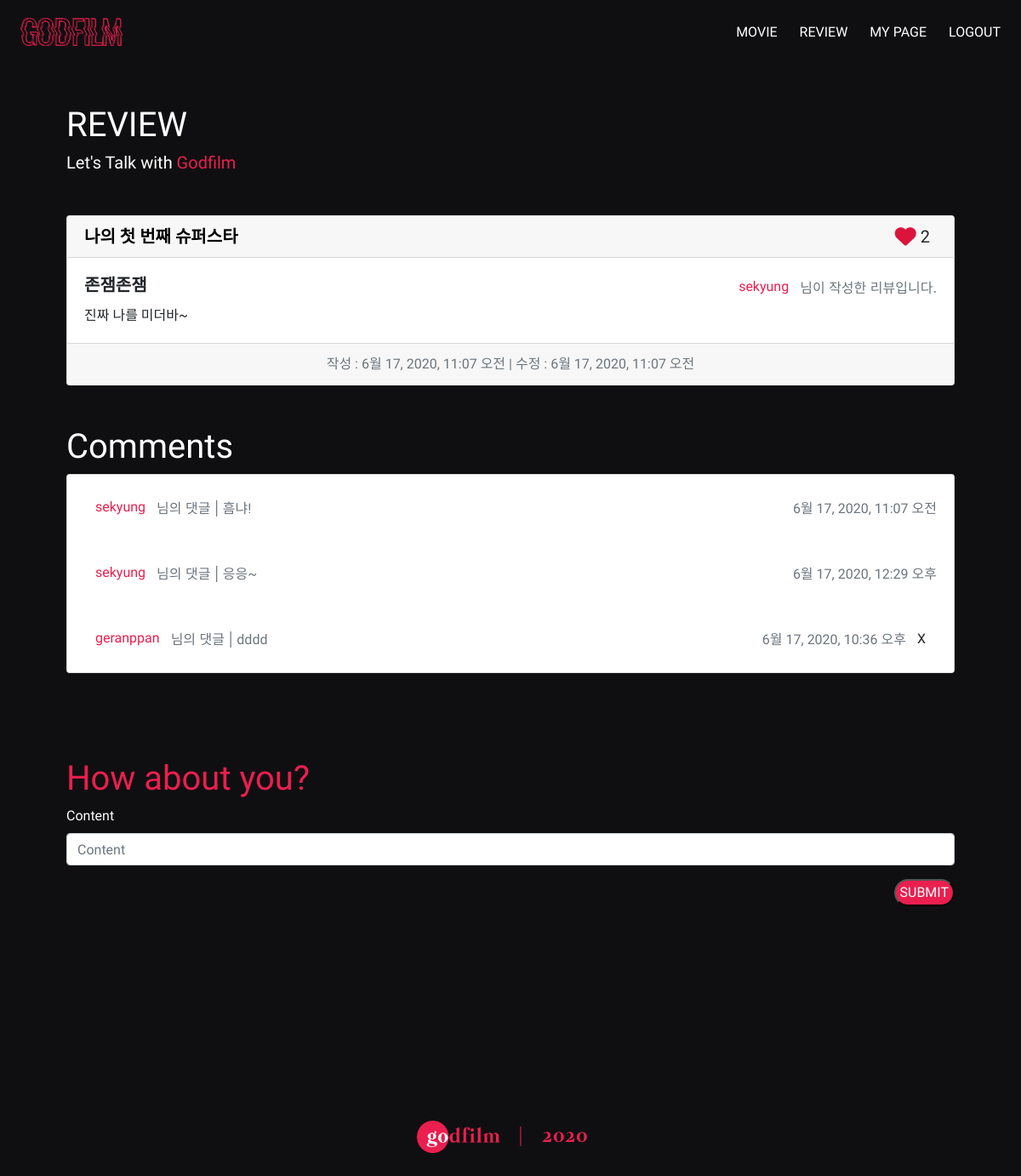
Screenshot of /movies/4/1/ (signed in) with the database file from the repository.
### movies/models.py (models this page shows, shortened)
class Review(models.Model):
    title = models.CharField(max_length=100)
    content = models.TextField()
    user = models.ForeignKey(settings.AUTH_USER_MODEL, on_delete=models.CASCADE)
    movie = models.ForeignKey(Movie, on_delete=models.CASCADE)
    created_at = models.DateTimeField(auto_now_add=True)
    updated_at = models.DateTimeField(auto_now=True)
    like_users = models.ManyToManyField(settings.AUTH_USER_MODEL, related_name='like_reviews', blank=True)

class Movie(models.Model):
    title = models.CharField(max_length=100)
    overview = models.TextField(blank=True)
    poster_path = models.CharField(max_length=200, null=True)
    cast = models.ManyToManyField(Cast, related_name='cast_movie', blank=True)

class ReviewComment(models.Model):
    content = models.CharField(max_length=200)
    created_at = models.DateTimeField(auto_now_add=True)
    updated_at = models.DateTimeField(auto_now=True)
    review = models.ForeignKey(Review, on_delete=models.CASCADE)
    user = models.ForeignKey(settings.AUTH_USER_MODEL, on_delete=models.CASCADE)

### accounts/models.py (models this page shows)
class User(AbstractUser):
    followers = models.ManyToManyField(
            settings.AUTH_USER_MODEL,
            related_name='followings'
        )

### movies/views.py (the view)
# urls.py: path('<int:movie_id>/<int:review_id>/', views.review_detail, name='review_detail'),
@login_required
def review_detail(request, movie_id, review_id):
    movie = get_object_or_404(Movie, id=movie_id)
    review = get_object_or_404(Review, id=review_id)
    comments = review.reviewcomment_set.all()
    comment_form = ReviewCommentForm()
    context = {
        'movie': movie,
        'review': review,
        'comments': comments,
        'comment_form': comment_form,
    }
    return render(request, 'movies/review_detail.html', context)

### movies/forms.py
class ReviewCommentForm(forms.ModelForm):
    class Meta:
        model = ReviewComment
        fields = ['content']

### movies/templates/movies/review_detail.html (shortened to what this page needs)
{% extends 'base.html' %}
{% load bootstrap4 %}
{% block content %}
<div style="margin-bottom: 50px;">
  <h1 style="color: white;">REVIEW</h1>
  <h5 style="color: white;">Let's Talk with <span style="color: #ea1f4f;">Godfilm</span></h5>
</div>
<div class="card">
  <h5 class="card-header">
    <a href="{% url 'movies:movie_detail' movie.id %}"
    style="text-decoration:none; font-family: 'Nanum Gothic', sans-serif; font-weight: bold; color:black" class="review-movie">{{ review.movie.title }}</a>
    <div class="float-right">
        {% if request.user in review.like_users.all %}
          <i class="fas fa-heart fa-lg like-button" style="color:crimson" data-movieid="{{ movie.id }}" data-reviewid="{{ review.id }}"></i>
        {% else %}
          <i class="fas fa-heart fa-lg like-button" style="color:gainsboro" data-movieid="{{ movie.id }}" data-reviewid="{{ review.id }}"></i>
        {% endif %}
        <span id="like-count-{{ review.id }}" class="mr-2">{{ review.like_users.all|length }}</span>
      </div>
  </h5>
  <div class="card-body">
    <div class="d-flex justify-content-between">
      <h5 class="card-title" style="font-family: 'Nanum Gothic', sans-serif; font-weight: bold;">{{ review.title }}</h5>
      <span><a href="{% url 'accounts:profile' review.user.username %}" class="btn goprofile" style="margin-top: -5px;">{{ review.user.username }}</a><span class="text-muted">님이 작성한 리뷰입니다.</span></span>
    </div>
    <p class="card-text" style="font-family: 'Nanum Gothic', sans-serif;">{{ review.content }}</p>
  </div>
  <div class="card-footer text-muted" style="font-family: 'Nanum Gothic', sans-serif; text-align: center;">
    작성 : {{ review.created_at }} | 수정 : {{ review.updated_at }}
  </div>
</div>
<h1 style="font-family: 'Suez One', serif; color: white;;" class="mt-5">Comments</h1>
{% if comments.count != 0 %}
	<div class="card">
      {% for comment in comments %}
      <div class="card-body d-flex justify-content-between">
        <div class="mt-1">
          <span><a href="{% url 'accounts:profile' comment.user %}" class="btn goprofile" style="margin-top: -5px;">{{ comment.user }}</a><span class="text-muted">님의 댓글 | </span></span>
          <span style="display: inline-block; font-family: 'Nanum Gothic', sans-serif;" class="text-muted">  {{ comment.content }}</span>
        </div>
        <div class="d-flex justify-content-end">
        <span style="display: inline-block; font-family: 'Nanum Gothic', sans-serif;" class="text-muted mt-2">{{ comment.created_at }}</span>
        {% if comment.user == request.user %}
        <form action="{% url 'movies:review_comment_delete' movie.id review.id comment.id %}" method="POST">
          <button class="btn delete-btn">X</button>
        </form>
        {% endif %}
      </div>
      </div>
      {% endfor %}
  </div>
{% endif %}
  <div class="mb-5">
    <h1 style="font-family: 'Suez One', serif; color: #ea1f4f;" class="opinion">How about you?</h1>
    {% if user.is_authenticated %}
    <form action="{% url 'movies:review_comment_create' movie.id review.id %}" method="POST" style="font-family: 'Suez One', serif; color: white;">
      {% bootstrap_form comment_form %}
      <button class="commtent-btn float-right">SUBMIT</button>
    </form>
    {% endif %}
  </div>
{% endblock %}

### templates/base.html (style rules this page uses)
p { font-family: 'Raleway', sans-serif; }
#back { width: 100%; background-color: #0f0f11; }
h1, h5 { font-family: 'Suez One', serif; }
.goprofile { text-decoration:none; font-family: 'Suez One', serif; color: #ea1f4f; border-radius: 50px; }
.delete-btn { font-family: 'Suez One', serif; }
.opinion { margin-top: 100px; }
.commtent-btn { font-family: 'Suez One', serif; border-radius: 50px; padding:2px 5px; background-color: #ea1f4f; color: white; }

### rows the page displays
Review: movie "나의 첫 번째 슈퍼스타", like_users.all|length "2", title "존잼존잼", user.username "sekyung", content "진짜 나를 미더바~", created_at "6월 17, 2020, 11:07 오전", updated_at "6월 17, 2020, 11:07 오전"
ReviewComment: user "sekyung", content "흠냐!", created_at "6월 17, 2020, 11:07 오전"
ReviewComment: user "sekyung", content "응응~", created_at "6월 17, 2020, 12:29 오후"
ReviewComment: user "geranppan", content "dddd", created_at "6월 17, 2020, 10:36 오후", shows "X"
